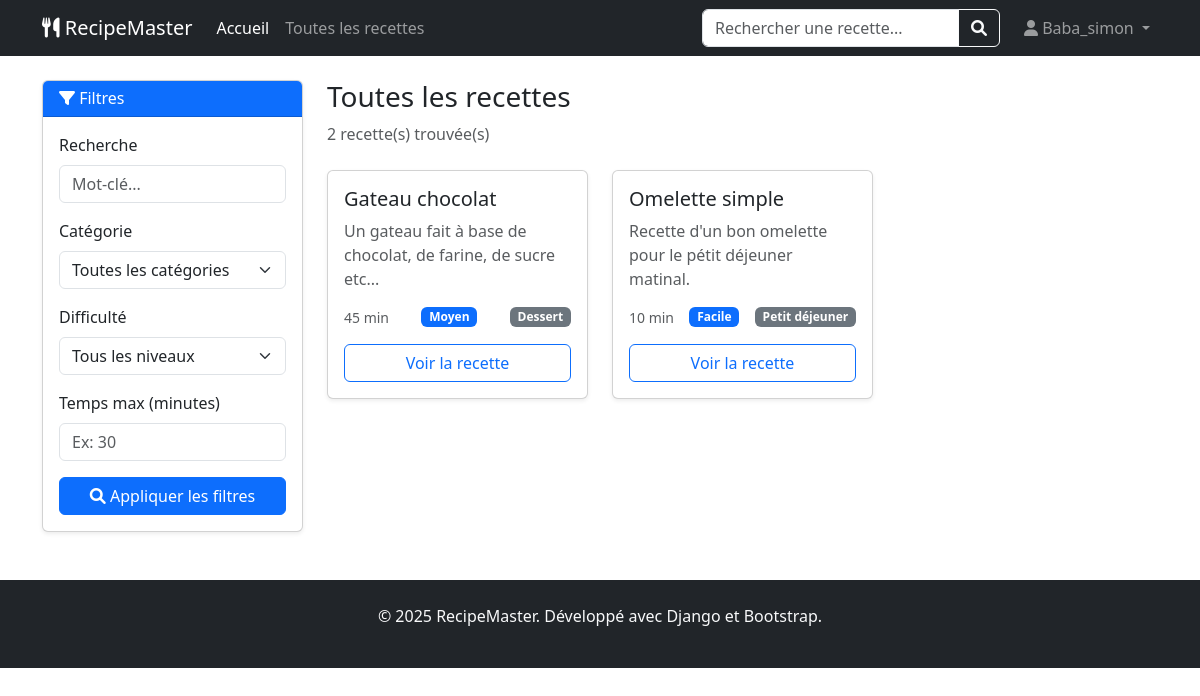
Page /recherche/ (signed in) on the committed database.
### recipes/models.py (models this page shows, shortened)
class Recipe(models.Model):
    DIFFICULTE_CHOICES = [
        ('facile', 'Facile'),
        ('moyen', 'Moyen'),
        ('difficile', 'Difficile'),
    ]
    titre = models.CharField(
        max_length=100,
        unique=True,
        verbose_name="Titre de la recette"  # ✅ Correction orthographe
    )
    categorie = models.ForeignKey(
        Category,
        on_delete=models.SET_NULL,  # Si on supprime la catégorie, la recette garde sa catégorie vide
        null=True,
        blank=True,
        related_name='recettes',
        verbose_name='Catégorie'
    )
    description = models.TextField(  # ✅ TextField au lieu de CharField pour texte long
        max_length=1000,
        verbose_name='Description'
    )
    temps_preparation = models.PositiveIntegerField(  # ✅ Temps en minutes
        verbose_name="Temps de préparation (minutes)"
    )
    difficulte = models.CharField(
        max_length=20,
        choices=DIFFICULTE_CHOICES,
        default='moyen',
        verbose_name="Niveau de difficulté"
    )
    date_creation = models.DateTimeField(auto_now_add=True)
    date_modification = models.DateTimeField(auto_now=True)
    class Meta:
        verbose_name = 'Recette'  # ✅ Orthographe
        verbose_name_plural = 'Recettes'
        ordering = ['titre']  # ✅ Ordre par titre

class Category(models.Model):
    nom = models.CharField(
        max_length=50,
        unique=True,
        verbose_name="Nom de la catégorie"
    )
    class Meta:
        verbose_name = 'Catégorie'
        verbose_name_plural = 'Catégories'
        ordering = ['nom']

### recipes/views.py (the view)
# urls.py: path('recherche/', recipe_search, name='recipe_search'),
def recipe_search(request):
    query = request.GET.get('q', '')  # Recherche texte
    categorie_id = request.GET.get('categorie', '')
    difficulte = request.GET.get('difficulte', '')
    temps_max = request.GET.get('temps_max', '')
    recipes = Recipe.objects.all()
    if query:
        recipes = recipes.filter(
            Q(titre__icontains=query) |
            Q(description__icontains=query)
        )
    if categorie_id:
        recipes = recipes.filter(categorie_id=categorie_id)
    if difficulte:
        recipes = recipes.filter(difficulte=difficulte)
    if temps_max:
        recipes = recipes.filter(temps_preparation__lte=temps_max)
    recipes = recipes.order_by('-date_creation')
    paginator = Paginator(recipes, 12)
    page_number = request.GET.get('page')
    page_obj = paginator.get_page(page_number)
    categories = Category.objects.all()
    context = {
        'page_obj': page_obj,
        'query': query,
        'categories': categories,
        'selected_categorie': categorie_id,
        'selected_difficulte': difficulte,
        'selected_temps_max': temps_max,
        'search_performed': any([query, categorie_id, difficulte, temps_max]),
    }
    return render(request, 'recipes/recipe_search.html', context)

### recipes/templates/recipes/recipe_search.html (shortened to what this page needs)
{% extends 'recipes/base.html' %}
{% block content %}
<div class="container mt-4">
    <div class="row">
        <div class="col-lg-3">
            <div class="card shadow-sm">
                <div class="card-header bg-primary text-white">
                    <h6 class="mb-0"><i class="fas fa-filter"></i> Filtres</h6>
                </div>
                <div class="card-body">
                    <form method="GET" action="{% url 'recipe_search' %}">
                        <div class="mb-3">
                            <label for="q" class="form-label">Recherche</label>
                            <input type="text"
                                   name="q"
                                   id="q"
                                   class="form-control"
                                   placeholder="Mot-clé..."
                                   value="{{ query }}">
                        </div>
                        <div class="mb-3">
                            <label for="categorie" class="form-label">Catégorie</label>
                            <select name="categorie" id="categorie" class="form-select">
                                <option value="">Toutes les catégories</option>
                            </select>
                        </div>
                        <div class="mb-3">
                            <label for="difficulte" class="form-label">Difficulté</label>
                            <select name="difficulte" id="difficulte" class="form-select">
                                <option value="">Tous les niveaux</option>
                            </select>
                        </div>
                        <div class="mb-3">
                            <label for="temps_max" class="form-label">Temps max (minutes)</label>
                            <input type="number"
                                   name="temps_max"
                                   id="temps_max"
                                   class="form-control"
                                   placeholder="Ex: 30"
                                   value="{{ selected_temps_max }}">
                        </div>
                        <button type="submit" class="btn btn-primary w-100">
                            <i class="fas fa-search"></i> Appliquer les filtres
                        </button>
                    </form>
                </div>
            </div>
        </div>
        <div class="col-lg-9">
            <div class="d-flex justify-content-between align-items-center mb-4">
                <div>
                    <h1 class="h3">
                        {% if search_performed %}
                        Résultats de la recherche
                        {% else %}
                        Toutes les recettes
                        {% endif %}
                    </h1>
                    <p class="text-muted mb-0">
                        {{ page_obj.paginator.count }} recette(s) trouvée(s)
                    </p>
                </div>
            </div>
            <div class="row g-4">
                {% for recipe in page_obj %}
                <div class="col-md-6 col-lg-4">
                    <div class="card recipe-card shadow-sm h-100">
                        <div class="card-body">
                            <h5 class="card-title">{{ recipe.titre }}</h5>
                            <p class="card-text text-muted">{{ recipe.description|truncatewords:15 }}</p>
                            <div class="d-flex justify-content-between align-items-center mb-3">
                                <small class="text-muted">{{ recipe.temps_preparation }} min</small>
                                <span class="badge bg-primary">{{ recipe.difficulte|title }}</span>
                                {% if recipe.categorie %}
                                <span class="badge bg-secondary">{{ recipe.categorie.nom }}</span>
                                {% endif %}
                            </div>
                            <a href="{% url 'recipe_detail' recipe.id %}" class="btn btn-outline-primary w-100">
                                Voir la recette
                            </a>
                        </div>
                    </div>
                </div>
                {% endfor %}
            </div>
        </div>
    </div>
</div>
{% endblock %}

### recipes/templates/recipes/base.html (shortened to what this page needs)
<!DOCTYPE html>
<html lang="fr">
<head>
    <link href="https://cdn.jsdelivr.net/npm/bootstrap@5.3.0/dist/css/bootstrap.min.css" rel="stylesheet">
    <link rel="stylesheet" href="https://cdnjs.cloudflare.com/ajax/libs/font-awesome/6.0.0/css/all.min.css">
</head>
<body>
    <nav class="navbar navbar-expand-lg navbar-dark bg-dark">
    <div class="container">
        <a class="navbar-brand" href="{% url 'home' %}">
            <i class="fas fa-utensils"></i> RecipeMaster
        </a>
        <div class="collapse navbar-collapse" id="navbarContent">
            <ul class="navbar-nav me-auto">
                <li class="nav-item">
                    <a class="nav-link active" href="{% url 'home' %}">Accueil</a>
                </li>
                <li class="nav-item">
                    <a class="nav-link" href="{% url 'recipe_list' %}">Toutes les recettes</a>
                </li>
            </ul>
            <form class="d-flex me-3 my-2 my-lg-0" action="{% url 'recipe_search' %}" method="GET">
                <div class="input-group">
                    <input type="text"
                           name="q"
                           class="form-control"
                           placeholder="Rechercher une recette..."
                           aria-label="Rechercher"
                           value="{{ request.GET.q }}">
                    <button class="btn btn-outline-light" type="submit">
                        <i class="fas fa-search"></i>
                    </button>
                </div>
            </form>
            <div class="navbar-nav">
                {% if user.is_authenticated %}
                <div class="nav-item dropdown">
                    <a class="nav-link dropdown-toggle" href="#" role="button" data-bs-toggle="dropdown">
                        <i class="fas fa-user"></i> {{ user.username }}
                    </a>
                </div>
                {% else %}
                <a class="nav-link" href="{% url 'login' %}"><i class="fas fa-user"></i> Connexion</a>
                <a class="nav-link" href="{% url 'register' %}"><i class="fas fa-user-plus"></i> Inscription</a>
                {% endif %}
            </div>
        </div>
    </div>
    </nav>
    <main>
        {% block content %}
        {% endblock %}
    </main>
    <footer class="bg-dark text-light py-4 mt-5">
        <div class="container text-center">
            <p>&copy; 2025 RecipeMaster. Développé avec Django et Bootstrap.</p>
        </div>
    </footer>
</body>
</html>

### recipes/templates/recipes/base.html (style rules this page uses)
.recipe-card { transition: transform 0.3s ease; height: 100%; }

### rows in the picture
Recipe: titre "Gateau chocolat", description "Un gateau fait à base de chocolat, de farine, de sucre etc...", temps_preparation "45", difficulte "Moyen", categorie.nom "Dessert"
Recipe: titre "Omelette simple", description "Recette d'un bon omelette pour le pétit déjeuner matinal.", temps_preparation "10", difficulte "Facile", categorie.nom "Petit déjeuner"

### other values in the picture
{{ user.username }} "Baba_simon"
{{ page_obj.paginator.count }} "2"
